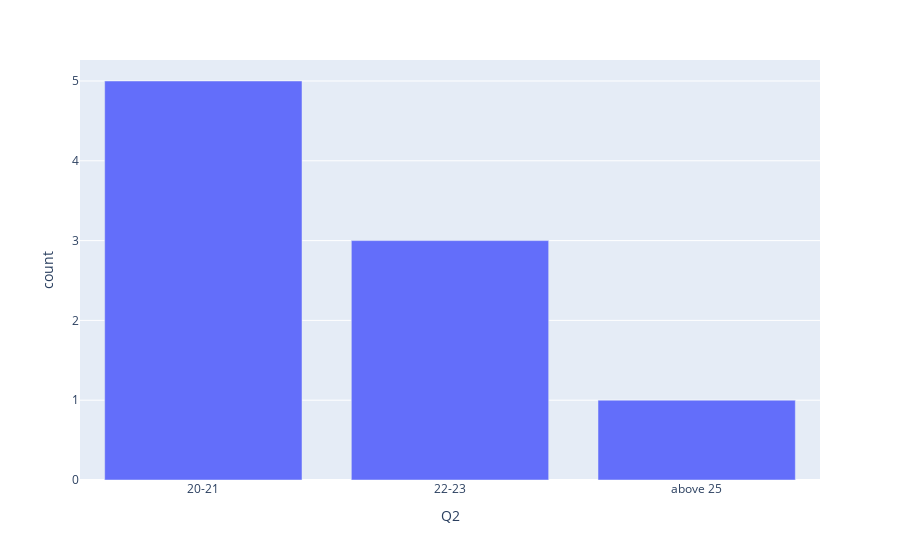

Source (notebook cell):
### Code cell
# Vis 1
vis1_data = counter(df_csv, 'Q2')
fig = px.bar(data_frame=vis1_data, x='Q2', y='count')
fig.show()

### Figure 1 — Plotly figure (JSON) as saved in the notebook; plotly's stock layout.template omitted (floating-point values rounded to 4 significant figures)
{"data": [{"alignmentgroup": "True", "hovertemplate": "Q2=%{x}<br>count=%{y}<extra></extra>", "legendgroup": "", "marker": {"color": "#636efa", "pattern": {"shape": ""}}, "name": "", "offsetgroup": "", "orientation": "v", "showlegend": false, "textposition": "auto", "type": "bar", "x": ["20-21", "22-23", "above 25"], "xaxis": "x", "y": [5, 3, 1], "yaxis": "y"}], "layout": {"barmode": "relative", "legend": {"tracegroupgap": 0}, "margin": {"t": 60}, "xaxis": {"anchor": "y", "domain": [0, 1], "title": {"text": "Q2"}}, "yaxis": {"anchor": "x", "domain": [0, 1], "title": {"text": "count"}}}}
